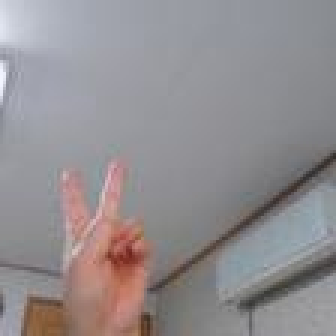
#> input picture data/proj_5/test/scissor/1.jpg, 112 x 112 px (shown 3 times larger); its folder holds only this picture in this run
$ jupyter execute --allow-errors 221227_AIFFEL_EXPL_Project5_DeepLearning.ipynb   (older library calls are emulated)
#> lines starting #> are read from the running program, lines starting #| are printed output that depends on the picture
# <center>Deep Learning(Rock Scissors Paper)</center>

## 데이터를 준비하자
---
>웹캠이 없다면?
>
>일단은 아래 내용을 쭉 읽고 숙지해주세요! 웹캠이 없는 경우 라는 토글에서 기다리고 있겠습니다. 물론 웹캠이 있다면 꼭 아래 내용을 따라해주세요

데이터 만들기

(1) 우리는 노트북 전면 카메라를 활용하여 가위, 바위, 보 이미지 각 100장을 만들어 볼거예요. 그런데 300장을 어느 세월에 만들까요?

걱정하지 마세요. 구글의 teachable machine 사이트에서 쉽게 데이터를 만들어볼 수 있습니다. 아래 사이트에서 Get Started 버튼을 눌러보세요. 그 다음, Image Project - Standard image model을 선택하면, Webcam을 구동해 클래스별 이미지 데이터를 직접 촬영해서 만들 수 있는 멋진 화면이 나타납니다.

- https://teachablemachine.withgoogle.com/

(2) 먼저 가위 이미지 데이터를 만들어 봅시다. 웹캠 앞에 가위 포즈를 취하면서 <Hold to Record> 버튼을 누르면 이미지가 캡쳐됩니다. 딥러닝 모델이 인식하기 좋게끔 여러분들 손이 잘 보이게 찍어주세요.

- 여러 각도에서 찍어보세요.
- 여러 크기로 찍어보세요.
- 혼자하면 다양한 각도와 크기를 저장할 수 없으니, 옆 동료와 함께 하세요.
- 좋은 데이터가 좋은 결과를 낳는다는 것을 꼭 기억하세요.

주의 만약 웹캠 사용 버튼을 눌렀을 때 아래 화면처럼 에러가 난다면, 브라우저에서 웹캠을 사용할 수 있는 권한을 허용해 주어야 합니다.

(3) 100장의 가위 이미지를 캡쳐했다면, 우상단의 메뉴 아이콘을 눌러 다운로드 합니다.

(4) 가위 이미지들을 "scissor.zip"이라는 파일 이름으로 본인 컴퓨터에 저장해주세요. 바위와 보 이미지들에 대해서도 위 과정을 진행하세요. (각각 "rock.zip", "paper.zip" 이름으로 저장해주세요.)

디렉토리 만들기
이제 클라우드에 실습용 디렉토리 rock_scissor_paper 및 하위 디렉토리들을 만들어, 데이터셋을 올릴 차례입니다!

>토막 리눅스 사용법
>
>mkdir -p : mkdir를 사용하여 하위 디렉토리를 생성할때 차례대로 만들지 않고 중간 디렉토리 없이 바로 그 다음 하위 디렉토리를 만들게되면 "디렉토리를 생성할 수 없습니다." 라는 메시지가 나오는데, -p 옵션을 주어 생성하게 되면 자동으로 중간 단계의 디렉토리를 생성하면서 그 하위 디렉토리를 생성하게 됩니다.

이미지 업로드 방법

1. 오른쪽 메뉴에서 Cloud Jupyter를 열어주세요.
2. rock.zip을 올리고 싶다면 rock_scissor_paper/rock 디렉토리로 이동 후, Upload버튼을 눌러주세요. 드래그 앤 드롭도 가능합니다.
3. 가위와 보 데이터셋에 대해서도 위 과정을 진행해주세요.

여기까지 성공하셨다면 아래와 같은 구조를 갖고 있을 것입니다.

**데이터 불러오기 + Resize 하기**

(5) 숫자 손글씨의 경우 이미지 크기가 28x28 이었기 때문에, 우리의 가위, 바위, 보 이미지도 28x28로 만들어야 합니다. 이를 위해서는 PIL 라이브러리를 사용해볼 거예요. 그러려면 먼저 라이브러리를 불러와야 겠죠?

[cell 1]
import tensorflow as tf
import numpy as np
import warnings
import matplotlib.pyplot as plt
warnings.filterwarnings('ignore')

import PIL
from PIL import Image, ImageEnhance
import glob
import os

print(tf.__version__)
print(np.__version__)

이제 가위 이미지를 불러와서 28x28 사이즈로 변경할 겁니다. 아래 코드를 실행해보세요. 이미지의 크기가 28x28 로 바뀌었나요?<br>
**--> 112 x 112 사이즈로 변경 및 kaggle의 가위바위보 png 분류 데이터 사용으로 변경**

[cell 2]
# 색 반전 참고: https://intrepidgeeks.com/tutorial/method-of-inverting-image-color-using-pil-python-imaging
# greyscale 참고:
def resize_images(img_path):
    images=glob.glob(img_path + "/*.png")
    print(len(images), " images to be resized.")

    # 파일마다 모두 112*112 사이즈로 바꾸어 저장합니다.
    target_size=(112,112)

    for img in images:
        old_img = Image.open(img)
        new_img = old_img.resize(target_size,Image.ANTIALIAS)
        new_img = new_img.convert('L')
        new_img.save(img.split('.')[0] + ".jpg", "JPEG")

    print(len(images), " images resized.")

[cell 3]
# 가위 이미지가 저장된 디렉토리
image_dir_path = os.getenv("HOME") + "/Documents/projects/Aiffel/lms/projects/data/proj_5/train/scissor/"
# resize
resize_images(image_dir_path)

print("가위 이미지 resize 완료!")

# 바위 이미지가 저장된 디렉토리 아래의 모든 jpg 파일을 읽어들여서
image_dir_path = os.getenv("HOME") + "/Documents/projects/Aiffel/lms/projects/data/proj_5/train/rock/"

# resize
resize_images(image_dir_path)
print("바위 이미지 resize 완료!")

# 보이미지가 저장된 디렉토리
image_dir_path = os.getenv("HOME") + "/Documents/projects/Aiffel/lms/projects/data/proj_5/train/paper/"

# resize
resize_images(image_dir_path)
print("보 이미지 resize 완료!")

[cell 4]
def load_data(img_path, number_of_data):  # 가위/바위/보 이미지 개수 총합에 주의하세요.
    # 가위 : 0, 바위 : 1, 보 : 2
#> called with number_of_data = 2519
    img_size=112
    color=1
    #이미지 데이터와 라벨(가위 : 0, 바위 : 1, 보 : 2) 데이터를 담을 행렬(matrix) 영역을 생성합니다.
    imgs=np.zeros(number_of_data*img_size*img_size*color,dtype=np.int32).reshape(number_of_data,img_size,img_size,color)
    labels=np.zeros(number_of_data,dtype=np.int32)

    idx=0
    for file in glob.iglob(img_path+'/scissor/*.jpg'):
        img = np.array(Image.open(file),dtype=np.int32)
        imgs[idx,:]=img.reshape(img_size,img_size, color)
        # imgs[idx,:,:,:]=img    # 데이터 영역에 이미지 행렬을 복사
        labels[idx]=0   # 가위 : 0
        idx=idx+1

    for file in glob.iglob(img_path+'/rock/*.jpg'):
        img = np.array(Image.open(file),dtype=np.int32)
        imgs[idx,:]=img.reshape(img_size,img_size, color)
        # imgs[idx,:,:,:]=img    # 데이터 영역에 이미지 행렬을 복사
        labels[idx]=1   # 바위 : 1
        idx=idx+1

    for file in glob.iglob(img_path+'/paper/*.jpg'):
        img = np.array(Image.open(file),dtype=np.int32)
        imgs[idx,:]=img.reshape(img_size,img_size, color)
        # imgs[idx,:,:,:]=img    # 데이터 영역에 이미지 행렬을 복사
        labels[idx]=2   # 보 : 2
        idx=idx+1

    print("변환한 데이터의 이미지 개수는", idx,"입니다.")
    return imgs, labels

[cell 5]
from sklearn.model_selection import train_test_split
image_dir_path = os.getenv("HOME") + "/Documents/projects/Aiffel/lms/projects/data/proj_5/train"
#> (the rest of this cell did not finish here and is left out)

#> (a cell that did not finish here is left out)

## 딥러닝 네트워크 설계하기
자 이제 데이터의 준비가 끝났습니다. 이제 여러분들이 가위바위보를 인식하는 딥러닝 네트워크를 설계해 볼까요?

[cell 7]
import tensorflow as tf
from tensorflow import keras
import numpy as np

# model을 직접 만들어 보세요.
# Hint! model의 입력/출력부에 특히 유의해 주세요. 가위바위보 데이터셋은 MNIST 데이터셋과 어떤 점이 달라졌나요?
#> (the rest of this cell did not finish here and is left out)

## 딥러닝 네트워크 학습시키기
잘 설계가 되었다면, 이제 학습을 시켜봅시다. 아마도 여러분들의 데이터는 거의 비슷비슷할 것이기 때문에 accuracy가 꽤 높게 나올 것입니다.

#> (a cell that did not finish here is left out)

## 얼마나 잘 만들었는지 확인하기(테스트)
여러분들은 300장의 가위바위보 이미지를 만들어 모두 학습에 사용했습니다. 그러므로 테스트 데이터가 없죠. 옆 친구의 이미지 데이터 300장을 받아오세요. 그리고 그것을 테스트 데이터로 하여 test accuracy를 측정해보세요. (만약 웹캠이 없는 경우 섹션을 진행하신 경우, 이미 test 데이터셋이 준비돼있으니 친구에게 조르지 않으셔도 됩니다)

우선 테스트용 데이터인 x_test, y_test를 만들어 봅시다.

[cell 9]
def resize_test_images(image_dir_path):
    images=glob.glob(image_dir_path + "/*.jpg")

    print(len(images), "images to be resized.")

    # 파일마다 모두 112x112 사이즈로 바꾸어 저장합니다.
    target_size=(112,112)

    for img in images:
        old_img=Image.open(img)
#> old_img is the input picture: PIL image 112x112 RGB; mean R, G, B 146.4, 141.6, 144.1
        new_img=old_img.resize(target_size,Image.ANTIALIAS)
        new_img = new_img.convert('L')
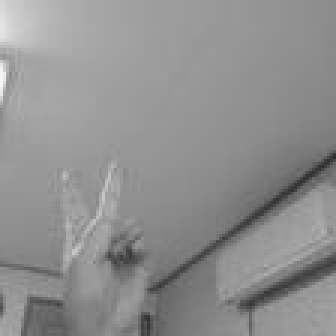
#> new_img: PIL image 112x112 L (shown 3 times larger); min 47, max 246, mean 143.3
        contrast = ImageEnhance.Contrast(new_img)
        new_img = contrast.enhance(1.5)
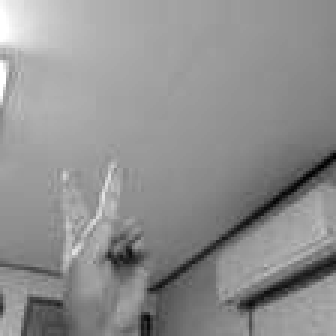
#> new_img: PIL image 112x112 L (shown 3 times larger); min 0, max 255, mean 143.1
        brightness = ImageEnhance.Brightness(new_img)
        new_img = brightness.enhance(1.5)
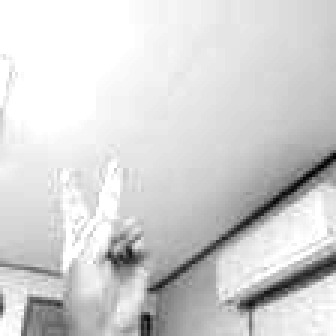
#> new_img: PIL image 112x112 L (shown 3 times larger); min 0, max 255, mean 211.1
        new_img.save(img, "JPEG")

    print(len(images), " images resized.")

[cell 10]
# scissor
image_dir_path = os.getenv("HOME") + "/Documents/projects/Aiffel/lms/projects/data/proj_5/test/scissor"
resize_test_images(image_dir_path)
# rock
image_dir_path = os.getenv("HOME") + "/Documents/projects/Aiffel/lms/projects/data/proj_5/test/rock"
resize_test_images(image_dir_path)
# paper
image_dir_path = os.getenv("HOME") + "/Documents/projects/Aiffel/lms/projects/data/proj_5/test/paper"
resize_test_images(image_dir_path)

[cell 11]
def load_test_data(image_dir_path, number_of_data):  # 가위/바위/보 이미지 개수 총합에 주의하세요.
    # 가위 : 0, 바위 : 1, 보 : 2
#> called with number_of_data = 300
    img_size=112
    color=1
    #이미지 데이터와 라벨(가위 : 0, 바위 : 1, 보 : 2) 데이터를 담을 행렬(matrix) 영역을 생성합니다.
    imgs=np.zeros(number_of_data*img_size*img_size*color,dtype=np.int32).reshape(number_of_data,img_size,img_size,color)
    labels=np.zeros(number_of_data,dtype=np.int32)

    idx=0
    for file in glob.iglob(image_dir_path+'/scissor/*.jpg'):
        img = np.array(Image.open(file),dtype=np.int32)
#> img: shape (112, 112) int32
        imgs[idx,:]=img.reshape(img_size,img_size, color)
        # imgs[idx,:,:,:]=img    # 데이터 영역에 이미지 행렬을 복사
        labels[idx]=0   # 가위 : 0
        idx=idx+1

    for file in glob.iglob(image_dir_path+'/rock/*.jpg'):
        img = np.array(Image.open(file),dtype=np.int32)
        imgs[idx,:]=img.reshape(img_size,img_size, color)
        # imgs[idx,:,:,:]=img    # 데이터 영역에 이미지 행렬을 복사
        labels[idx]=1   # 바위 : 1
        idx=idx+1

    for file in glob.iglob(image_dir_path+'/paper/*.jpg'):
        img = np.array(Image.open(file),dtype=np.int32)
        imgs[idx,:]=img.reshape(img_size,img_size, color)
        # imgs[idx,:,:,:]=img    # 데이터 영역에 이미지 행렬을 복사
        labels[idx]=2   # 보 : 2
        idx=idx+1

    print("변환한 데이터의 이미지 개수는", idx,"입니다.")
    return imgs, labels

[cell 12]
# x_test, y_test를 만들기
image_dir_path = os.getenv("HOME") + "/Documents/projects/Aiffel/lms/projects/data/proj_5/test"
(x_test, y_test)=load_test_data(image_dir_path, number_of_data=300)

[cell 13]
# 이미지 확인
plt.imshow(x_test[0], cmap='gray', vmin=0, vmax=255)
print("label:", y_test[0])
plt.show()
plt.imshow(x_test[100], cmap='gray', vmin=0, vmax=255)
print("label:", y_test[100])
plt.show()
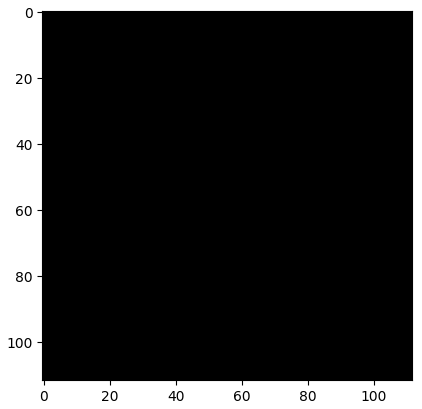
#> figure drawn by matplotlib, 1 panel
plt.imshow(x_test[202], cmap='gray', vmin=0, vmax=255)
print("label:", y_test[202])
plt.show()

$ run again, on data/proj_5/test/scissor/14.jpg
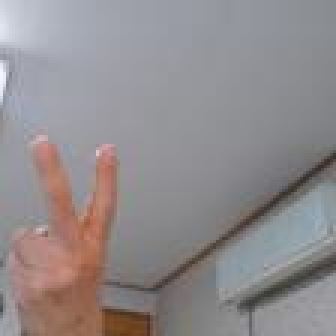
#> input picture data/proj_5/test/scissor/14.jpg, 112 x 112 px (shown 3 times larger)
#> in resize_test_images, old_img is the input picture: PIL image 112x112 RGB; mean R, G, B 145.2, 139.6, 141.4
#> in resize_test_images, `new_img = contrast.enhance(1.5)`:
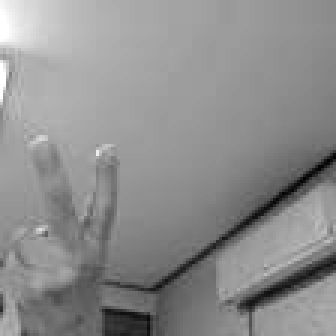
#> new_img: PIL image 112x112 L (shown 3 times larger); min 1, max 255, mean 141.4
#> in resize_test_images, `new_img = brightness.enhance(1.5)`:
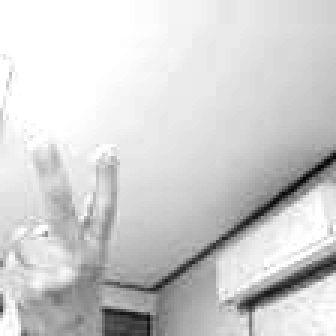
#> new_img: PIL image 112x112 L (shown 3 times larger); min 1, max 255, mean 208.5
